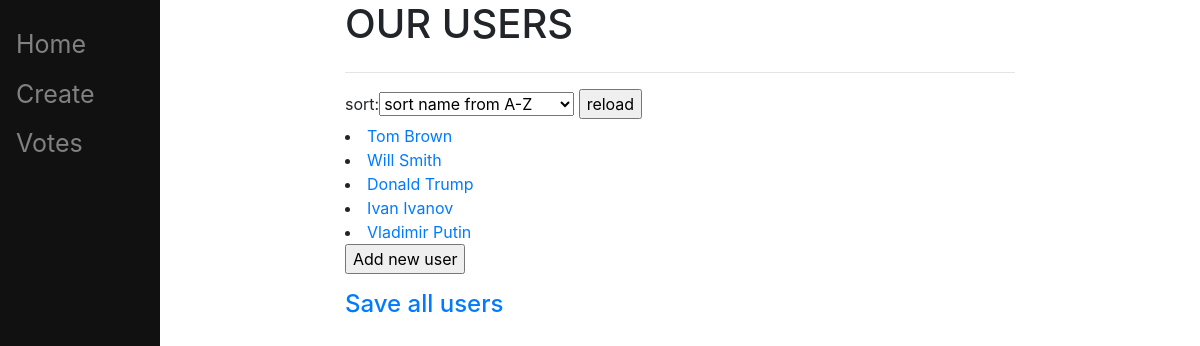
Before: / with the older database file.
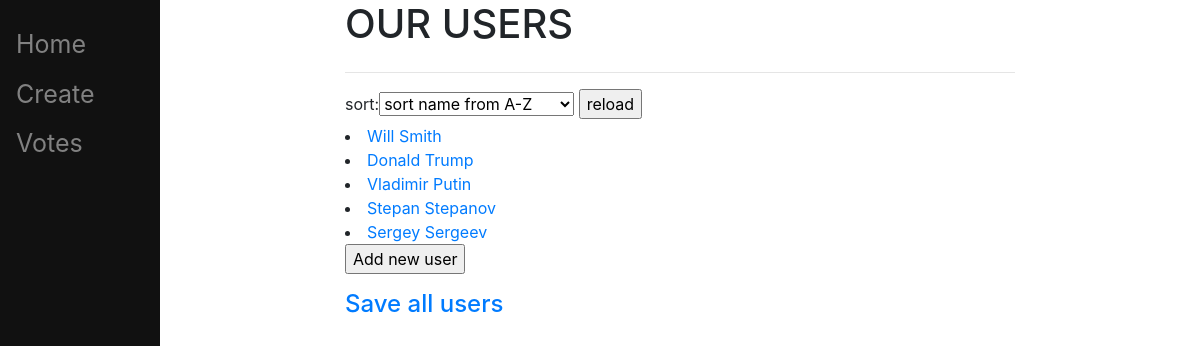
After: the same page with the newer database file.
### users/models.py (models this page shows, shortened)
class MyUser(models.Model):
    name = models.CharField(max_length=100)
    surname = models.CharField(max_length=100)
    birthday = models.DateField()
    photo = models.ImageField("photo", upload_to="users/photos", default="" , blank=True)
    counter = models.IntegerField(choices=[(i, i) for i in range(0, 11)], blank=True)
    def __str__(self):
        return f'{self.name} {self.surname}'

### users/views.py (the view)
# urls.py: 2. Add a URL to urlpatterns:  path('', views.home, name='home')
def home(response):
    all_users = MyUser.objects.all()
    print(all_users)
    form = UsersFilterForm(response.GET)
    if form.is_valid():
        if form.cleaned_data["ordering"]:
            all_users = MyUser.objects.order_by(form.cleaned_data["ordering"])
    return render(response, 'users/home.html', {"all_users": all_users, "form": form})

### users/forms.py
class UsersFilterForm(forms.Form):
    ordering = forms.ChoiceField(label="sort", required=False,  choices=[
        ["name", "sort name from A-Z"],
        ["-name", "sort name from Z-A"],
        ["surname", "sort surname from A-Z"],
        ["-surname", "sort surname from Z-A"],
        ["birthday", "age from oldest"],
        ["-birthday", "age from youngest"]
    ])

### users/templates/users/home.html (shortened to what this page needs)
{% extends 'users/base.html' %}
{% block content %}
    <form action ="" method="get">
        {{form}}
        <input type="submit", value="reload">
    </form>
    {% for user in all_users %}
        <li><a href="/{{user.id}}">{{user.name.title}} {{user.surname}}</a></li>
    {% endfor %}
    </body>
    <input value="Add new user" type="button" onclick="location.href='/create'" />
    <p><h4> <a href="/save_users_xls">Save all users</a> </h4></p>
{% endblock %}

### users/templates/users/base.html (shortened to what this page needs)
<!doctype html>
<html>
<head>
    {% load static %}
    <link rel="stylesheet" href="https://stackpath.bootstrapcdn.com/bootstrap/4.3.1/css/bootstrap.min.css"
>
</head>
<body>
    <div class="sidenav">
        <a href="/">Home</a>
        <a href="/create">Create</a>
        <a href="/votes">Votes</a>
    </div>
    <div id="content", name="content", class="main">
        <div class="row justify-content-center">
            <div class="col-8">
                <h1 class="m2-2">OUR USERS</h1>
                <hr class="mt-0 mt-4">
                {% block content %}
                {% endblock %}
</body>
</html>

### users/templates/users/base.html (style rules this page uses)
.sidenav { height: 100%; width: 160px; position: fixed; z-index: 1; top: 0; left: 0; background-color: #111; overflow-x: hidden; padding-top: 20px; }
.sidenav a { padding: 6px 8px 6px 16px; text-decoration: none; font-size: 25px; color: #818181; display: block; }
.main { margin-left: 160px; padding: 0px 10px; }

Changed rows visible on the page:
removed MyUser: name "Tom", surname "Brown"
removed MyUser: name "Ivan", surname "Ivanov"
added MyUser: name "Stepan", surname "Stepanov"
added MyUser: name "Sergey", surname "Sergeev"
